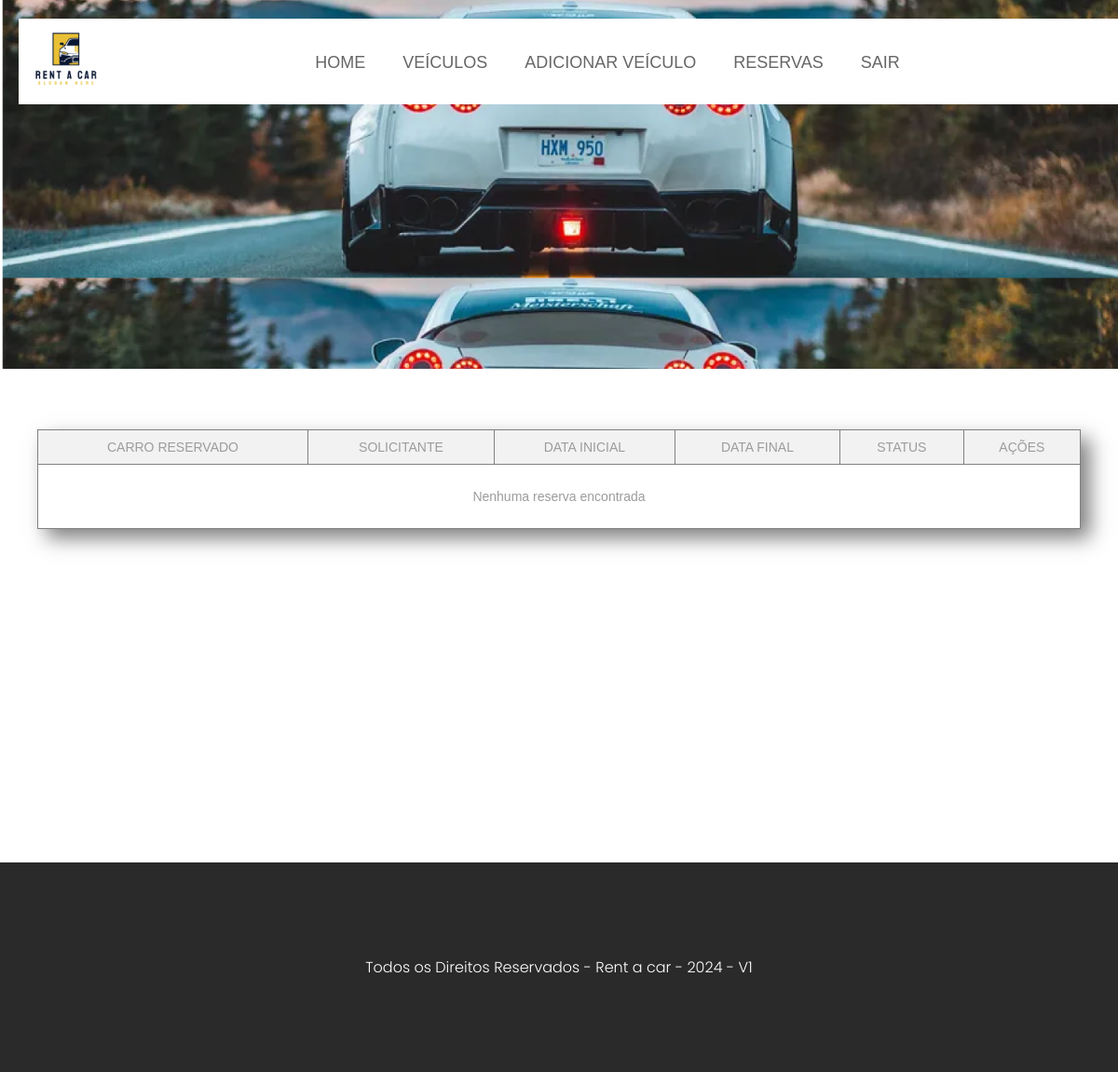
Page /reserva/reservas (signed in) on the earlier database version.
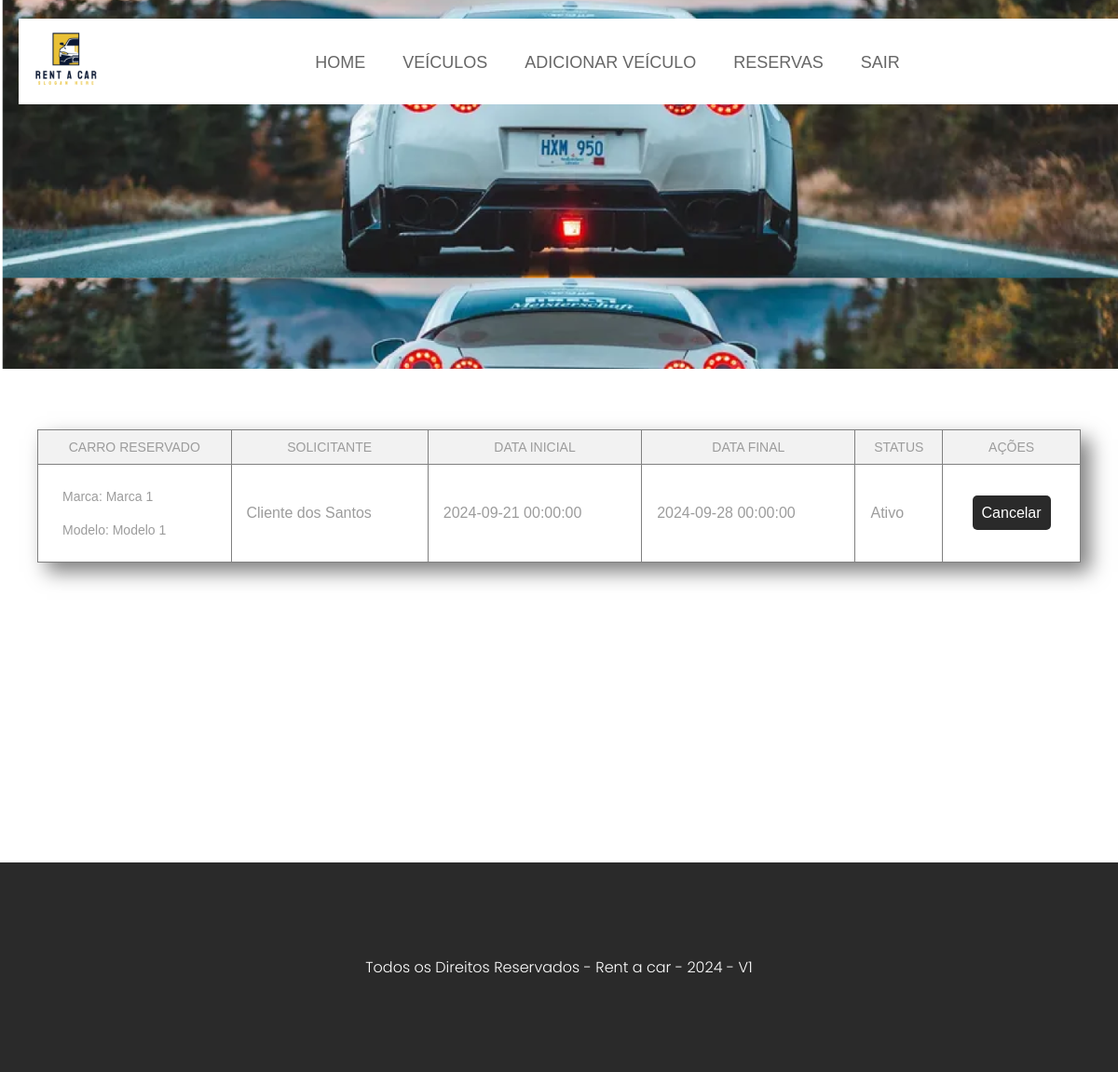
Same page on the later database version.
### app/models.py (models this page shows, shortened)
class Reserva(db.Model):
    __tablename__ = 'reservas'
    id_reserva = db.Column(db.Integer, primary_key=True)
    id_veiculo = db.Column(db.Integer, nullable=False)
    id_usuario = db.Column(db.Integer, nullable=False)
    dataInicio = db.Column(db.DateTime, nullable=False)
    dataFim = db.Column(db.DateTime, nullable=False)
    status = db.Column(db.Boolean, nullable=False)

class Veiculo(db.Model):
    __tablename__ = 'veiculos'
    id_veiculo = db.Column(db.Integer, primary_key=True)
    marca = db.Column(db.String(50), nullable=False)
    modelo = db.Column(db.String(100), nullable=False)
    placa = db.Column(db.String(20), nullable=False, unique=True)
    categoria = db.Column(db.String(50), nullable=False)
    ano = db.Column(db.Integer, nullable=False)
    precoDia = db.Column(db.Float, nullable=False)
    imagem = db.Column(db.Text, nullable=False)
    disponibilidade = db.Column(db.String(20), nullable=False)

class Usuario(db.Model):
    __tablename__ = 'usuarios'
    id_usuario = db.Column(db.Integer, primary_key=True)
    nome = db.Column(db.String(100), nullable=False)
    senha = db.Column(db.String(100), nullable=False)
    tipo = db.Column(db.String(20), nullable=False)
    status = db.Column(db.Boolean, nullable=False)

### app/routes/reserva.py (the view)
@reserva_bp.route('/reservas')
def reservas():
    if not AuthMiddleware.get_employee_permission(): return redirect(url_for('main.index'))
    reservas = Reserva.query.all()
    if len(reservas) < 1:
        flash('Nenhuma reserva encontrada')
        return render_template('reservas/reservas.html')
    veiculos = []
    usuarios = []
    for reserva in reservas:
        veiculos.append({
            'marca': Veiculo.query.filter_by(id_veiculo=reserva.id_veiculo).first().marca,
            'modelo': Veiculo.query.filter_by(id_veiculo=reserva.id_veiculo).first().modelo,
            'placa': Veiculo.query.filter_by(id_veiculo=reserva.id_veiculo).first().placa,
        })
        usuarios.append({
            'nome': Usuario.query.filter_by(id_usuario=reserva.id_usuario).first().nome,
        })
    return render_template('reservas/reservas.html', reservas=reservas, veiculos=veiculos, usuarios=usuarios)

### app/routes/reserva.py (called while the page is built)
@reserva_bp.before_request
def loginAuth():
    if not AuthMiddleware.is_logged():
        return redirect(url_for('user.login'))

### app/templates/reservas/reservas.html
{% extends 'base.html' %}
{% block content %}
{% include 'navbar.html' %}
<section id="content">
    <main id="main">
        <table border="1" class="tabela-reservas">
            <thead>
                <th>Carro reservado</th>
                {% if session['tipo'] == 'funcionario' %}
                <th>Solicitante</th>
                {% endif %}
                <th>Data inicial</th>
                <th>Data final</th>
                <th>Status</th>
                <th colspan="2">Ações</th>
            </thead>
            <tbody>
                {% for reserva in reservas %}
                {% set veiculo = veiculos[loop.index0] %}
                <tr>
                    <td>
                        <ul>
                            <li>Marca: {{ veiculo['marca'] }}</li>
                            <li>Modelo: {{ veiculo['modelo'] }}</li>
                        </ul>
                    </td>
                    {% if session['tipo'] == 'funcionario' %}
                    {% set usuario = usuarios[loop.index0] %}
                    <td>
                        {{ usuario['nome'] }}
                    </td>
                    {% endif %}
                    <td>{{reserva.dataInicio}}</td>
                    <td>{{reserva.dataFim}}</td>
                    <td>
                        {% if reserva.status == 1 %}
                        <p>Ativo</p>
                        {% else %}
                        <p>Cancelado</p>
                        {% endif %}
                    </td>
                    <td>
                        <a
                            href="{{url_for('reserva.cancelar', id=reserva.id_reserva)}}">Cancelar</a>
                    </td>
                </tr>
                {% endfor %}
                {% with messages = get_flashed_messages() %}
                {% if messages %}
                <tr>
                    <td colspan="6">
                        <ul>
                            {% for message in messages %}
                            <li>{{ message }}</li>
                            {% endfor %}
                        </ul>
                    </td>
                </tr>
                {% endif %}
                {% endwith %}
            </tbody>
        </table>
    </main>
</section>
{% endblock %}

### app/templates/base.html (shortened to what this page needs)
<!DOCTYPE html>
<html lang="pt-br">
    <head>
        <link rel="stylesheet" href="{{url_for('static', filename='css/app.css')}}">
    </head>
    <body>
        {% block content %}
        {% endblock %}
        {% include './footer.html' %}
    </body>
</html>

### app/templates/navbar.html (shortened to what this page needs)
<section id="header">
    <div id="menu">
        <div id="logo">
            <img src="{{url_for('static', filename='imagens/logo.png')}}" width="84">
        </div>
        <nav>
            <ul class="poppins-light">
                <li><a href="/">Home</a></li>
                <li><a href="{{url_for('veiculo.index')}}">Veículos</a></li>
                {% if session['tipo'] == 'funcionario' %}
                    <li><a href="{{url_for('veiculo.adicionar_veiculo')}}">Adicionar veículo</a></li>
                    <li><a href="{{url_for('reserva.reservas')}}">Reservas</a></li>
                {% else %}
                    <li><a href="{{url_for('reserva.minhas_reservas')}}">Minhas reservas</a></li>
                {% endif %}
                <li><a href="{{url_for('user.logout')}}">Sair</a></li>
            </ul>
        </nav>
    </div>
</section>

### app/templates/footer.html
<footer>
    Todos os Direitos Reservados - Rent a car - 2024 - V1
</footer>

### app/static/css/app.css (style rules this page uses)
* { margin: 0; padding: 0; font-family: Verdana, Geneva, Tahoma, sans-serif; }
:root { --verde: #07ffa6; --preto: #2a2a2a; --amarelo: #e9c035; --corTexto: #3a3a3a; --corNome: #a7a7a7; }
.poppins-light { font-family: "Poppins", sans-serif; font-weight: 300; font-style: normal; }
body, html { background-color: #fff !important; height: 100vh; }
#header { background-image: url("../imagens/backgroundTopo.png"); background-size: 100%; padding: 20px 20px; height: 356px; }
#menu { display: flex; flex-direction: row; justify-content: space-between; background-color: #fff; width: 100%; align-items: center; padding: 10px; }
#menu nav ul { display: flex; flex-direction: row; gap: 40px; }
#content { padding: 65px 40px; min-height: 50%; background-repeat: no-repeat; background-position: 0 0; }
#main { background-repeat: no-repeat; background-position: bottom left; }
footer { background-color: #2a2a2a; padding: 100px 0px; text-align: center; color: #fff; width: 100%; bottom: 0px; font-family: "Poppins", sans-serif; font-weight: 300; font-style: normal; }

Differences in the rows shown:
added Reserva: dataInicio "2024-09-21 00:00:00", dataFim "2024-09-28 00:00:00", status "Ativo"
added Veiculo: marca "Marca 1", modelo "Modelo 1"
added Usuario: nome "Cliente dos Santos"
Other differences:
list line gone: "Nenhuma reserva encontrada"
